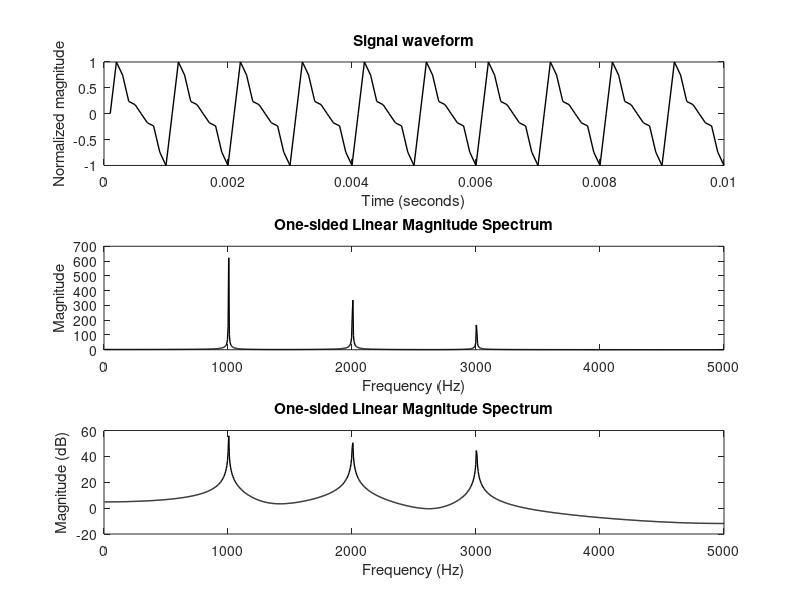

MATLAB code to generate this figure:
%%% plot magnitude spectrum of signal using FFT
% generate signal
Fs=10000;  % in Hz
F1=1000;    % in Hz
F2=2000;    % in Hz
F3=3000;    % in Hz
duration=2; % in seconds
nSamples=100;% number of signal samples for plotting

t=0:1/Fs:duration; % sampling the signal w/ sampling frequency Fs & limiting the signal's length
y=3*sin(2*pi*F1*t)+2*sin(2*pi*F2*t)+1*sin(2*pi*F3*t); % signal consists of 3 frequencies F1, F2, F3
sound(y,Fs);

figure(1)

% normalize signal magnitude into a range of [-1,1]
max_value=max(abs(y));
y=y/max_value;

% create time base
t=1/Fs:1/Fs:(length(y)/Fs);
subplot(3,1,1);plot(t(1:nSamples),y(1:nSamples),'k','LineWidth',1);
title('Signal waveform');
xlabel('Time (seconds)');
ylabel('Normalized magnitude');

% plot linear magnitude spectrum of signal using FFT
N_FFT = 2048; % number of frequency samples = 2^m
magSpec = abs(fft(y, N_FFT)); % get N_FFT samples of magnitude spectrum
k=1:N_FFT; % k axis
w=k*Fs/N_FFT; % frequency axis
subplot(3,1,2);plot(w(1:N_FFT/2), magSpec(1:N_FFT/2),'k','LineWidth',1);
title('One-sided Linear Magnitude Spectrum');
xlabel('Frequency (Hz)')
ylabel('Magnitude');

% plot log magnitude spectrum of signal using FFT
logmagSpec = 20*log10(magSpec);
subplot(3,1,3);plot(w(1:N_FFT/2), logmagSpec(1:N_FFT/2),'k','LineWidth',1);
title('One-sided Linear Magnitude Spectrum');
xlabel('Frequency (Hz)')
ylabel('Magnitude (dB)');
